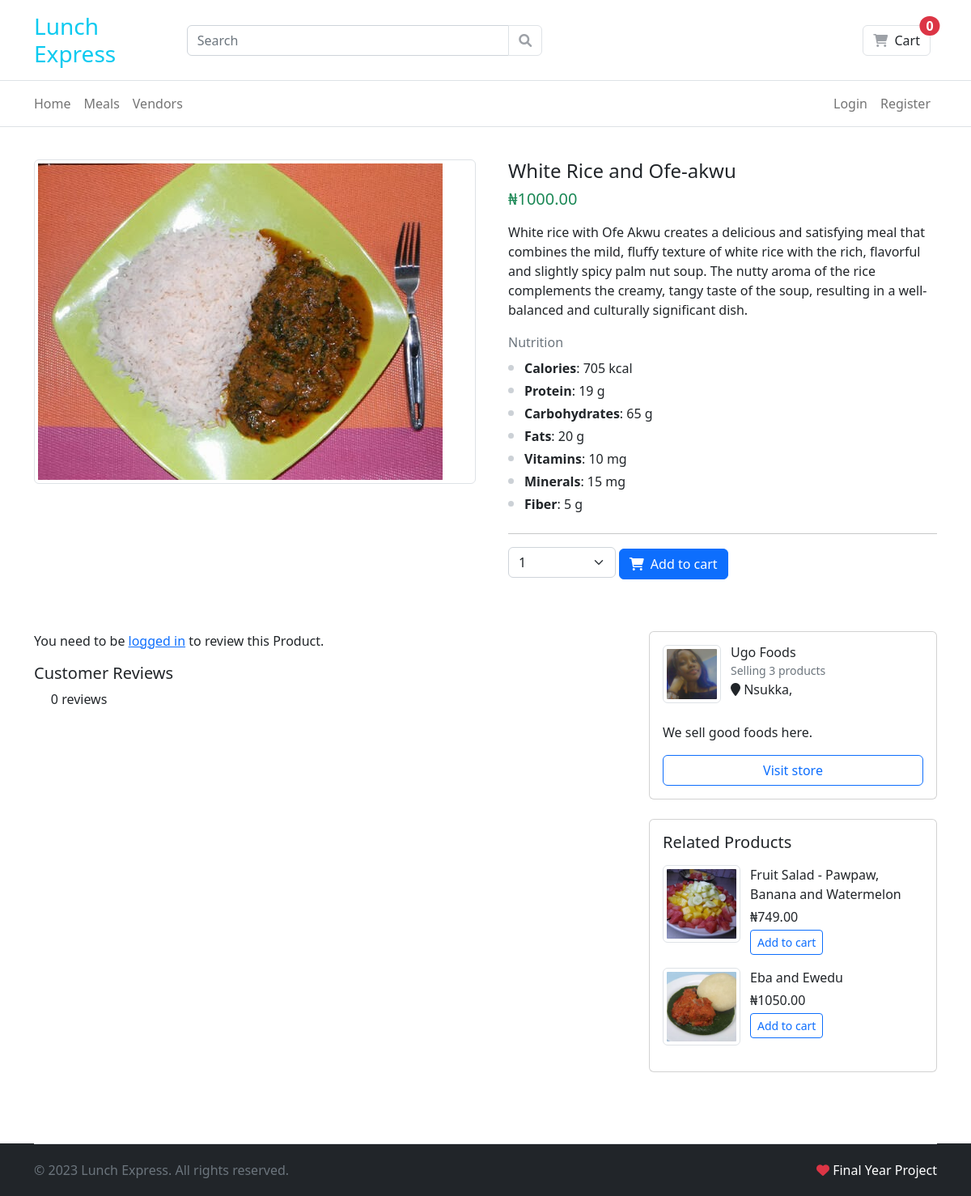
Screenshot of /products/white-rice-and-ofe-akwu/ with the database file from the repository.
### products/models.py (models this page shows, shortened)
class Product(models.Model):
    category = models.ForeignKey(
        Category, on_delete=models.PROTECT, related_name=_("products"))
    name = models.CharField(
        unique=True, max_length=255, db_index=True)
    slug = models.SlugField(
        unique=True, max_length=255, db_index=True)
    description = models.TextField()
    price = models.DecimalField(max_digits=7, decimal_places=2, verbose_name=_("price"))
    image = models.ImageField(upload_to="images/")
    calories = models.IntegerField(
        help_text="The amount of energy provided by the food.Example: 150 (kcal)")
    protein = models.IntegerField(
        help_text="The amount of protein in the food. Example: 8.5 (g)")
    carbohydrates = models.IntegerField(
        help_text="The total amount of carbohydrates in the food, including sugars, fiber, and starches. Example: 20.3 (g)")
    fats = models.IntegerField(
        help_text="The total amount of fats in the food, including saturated fats and unsaturated fats. Example: 5.2 (g)")
    vitamins = models.IntegerField(
        help_text="The amount of various vitamins present in the food. Example: Vitamin C: 10 mg, Vitamin A: 200 IU")
    minerals = models.IntegerField(
        help_text="The amount of various minerals present in the food. Example: Iron: 2.3 mg, Calcium: 120 mg")
    fiber = models.IntegerField(
        help_text="The amount of dietary fiber in the food. Example: 3.5 (g)")
    delivery_time = models.CharField(
        max_length=100,
        help_text="Time it will take for this food to be delivered.")
    vendor = models.ForeignKey(
        User,
        related_name=_("products"),
        on_delete=models.CASCADE
    )
    created = models.DateTimeField(auto_now_add=True)
    updated = models.DateTimeField(
        auto_now=True,
        verbose_name=_("date product last updated"),
        help_text=_("format: Y-m-d H:M:S"),
    )
    objects = models.Manager()
    active = ProductManager()
    class Meta:
        ordering = ("-created",)
        verbose_name = _("product")
        verbose_name_plural = _("products")
    def get_absolute_url(self):
        return reverse('products:detail',
                       kwargs={'slug': self.slug})
    def average_review(self):
        reviews = Review.objects.filter(
            product=self, is_visible=True).aggregate(average=Avg('rating'))
        avg = 0.0
        if reviews['average'] is not None:
            avg = float(reviews['average'])
        return avg
    def count_review(self):
        reviews = Review.objects.filter(
            product=self, is_visible=True).aggregate(count=Count('id'))
        count = 0
        if reviews['count'] is not None:
            count = int(reviews['count'])
        return count

### accounts/models.py (models this page shows, shortened)
class User(AbstractUser):
    is_vendor = models.BooleanField(default=False)
    is_customer = models.BooleanField(default=False)

class Vendor(models.Model):
    user = models.OneToOneField(
        User,
        on_delete=models.CASCADE,
        null=True,
        related_name='vendor')
    company_name = models.CharField(max_length=50)
    address = models.CharField(max_length=600)
    about = models.TextField()
    image = models.ImageField(upload_to='vendor/images')
    phone_number = models.CharField(max_length=11)

### products/views.py (the view)
# urls.py: path('<slug:slug>/', views.product_detail, name='detail'),
def product_detail(request, slug):
    if request.user.is_authenticated:
        if request.user.is_vendor:
            product = get_object_or_404(Product, slug=slug)
        else:
            product = get_object_or_404(Product, slug=slug)
    else:
        product = get_object_or_404(Product, slug=slug)
    cart_product_form = CartAddProductForm()
    reviews = product.reviews.filter(is_visible=True)
    if request.user.is_authenticated:
        try:
            user_review = Review.objects.get(
                user__id=request.user.id, product__slug=product.slug)
        except Review.DoesNotExist:
            user_review = None
    else:
        user_review = None
    if request.method == 'POST':
        review_form = ReviewForm(request.POST)
        if review_form.is_valid():
            review = review_form.save(commit=False)
            review.user = request.user
            review.product = product
            review.ip = request.META.get('REMOTE_ADDR')
            review.user_agent_data = request.META.get('HTTP_USER_AGENT')
            review.save()
            messages.success(
                request, "Thanks! Your review was submitted successfully.")
            return redirect('products:detail', product.slug)
        else:
            messages.warning(
                request, "An error occured while submitting your form, check below")
    else:
        review_form = ReviewForm()
    similar_products = Product.objects.filter(vendor=product.vendor).exclude(id=product.id)
    if len(similar_products) >= 4:
        similar_products = random.sample(similar_products, 4)
    template_name = "products/detail.html"
    context = {
        "product": product,
        "cart_product_form": cart_product_form,
        "reviews": reviews,
        "user_review": user_review,
        "review_form": review_form,
        "similar_products": similar_products,
    }
    return render(request, template_name, context)

### templates/products/detail.html (shortened to what this page needs)
{% extends 'base.html' %}
{% block content %}
<section class="padding-y">
    <div class="container">
        <div class="row">
            <aside class="col-lg-6">
                <article class="gallery-wrap">
                    <div class="1img-big-wrap img-thumbnail">
                        <img class="img-fluid" height="560" src="{{ product.image.url }}">
                    </div>
                </article>
            </aside>
            <main class="col-lg-6">
                <article class="ps-lg-3">
                    <h4 class="title text-dark">{{ product.name }}</h4>
                    <div class="mb-3">
                        <var class="price h5 text-success">&#8358;{{ product.price }}</var>
                    </div>
                    {{ product.description|linebreaks }}
                    <div class="text-muted mb-2">Nutrition </div>
                    <ul class="list-dots mb-4">
                        <li> <b>Calories</b>: {{ product.calories }} kcal </li>
                        <li> <b>Protein</b>: {{ product.protein }} g</li>
                        <li> <b>Carbohydrates</b>: {{ product.carbohydrates }} g</li>
                        <li> <b>Fats</b>: {{ product.fats }} g</li>
                        <li> <b>Vitamins</b>: {{ product.vitamins }} mg</li>
                        <li> <b>Minerals</b>: {{ product.minerals }} mg</li>
                        <li> <b>Fiber</b>: {{ product.fiber }} g</li>
                    </ul>
                    {% if not request.user.is_vendor %}
                    <hr>
                    <div class="row mb-3">
                        <div class="col">
                        <form action="{% url 'carts:cart_add' product.id %}" method="post">
                            {{ cart_product_form }}
                            <button type="submit" class="btn btn-primary"> <i class="me-1 fa fa-shopping-cart"></i> Add to cart </button>
                        </form></div>
                    </div>
                    {% endif %}
                </article>
            </main>
        </div>
        <div class="row my-5">
            <div class="col-md-8">
                {% if user.is_authenticated %}
                    {% if user_review is not None %}
                        <div class="card mb-5 bg-light">
                            <div class="card-body">
                                <blockquote>
                                    <div class="icontext">
                                        <div class="text">
                                            <h5 class="mb-1">Your Review</h5>
                                            <div class="rating-wrap">
                                                <div class="rating-star">
                                                    <span>
                                                        <i class="fa fa-star{% if user_review.rating == 0.5 %}-half-o{% elif user_review.rating < 1%}-o{% endif %}" aria-hidden="true"></i>
                                                        <i class="fa fa-star{% if user_review.rating == 1.5 %}-half-o{% elif user_review.rating < 2%}-o{% endif %}" aria-hidden="true"></i>
                                                        <i class="fa fa-star{% if user_review.rating == 2.5 %}-half-o{% elif user_review.rating < 3%}-o{% endif %}" aria-hidden="true"></i>
                                                        <i class="fa fa-star{% if user_review.rating == 3.5 %}-half-o{% elif user_review.rating < 4%}-o{% endif %}" aria-hidden="true"></i>
                                                        <i class="fa fa-star{% if user_review.rating == 4.5 %}-half-o{% elif user_review.rating < 5%}-o{% endif %}" aria-hidden="true"></i>
                                                    </span>
                                                </div>
                                                <small class="text-muted">Reviewed on {{ user_review.updated }} </small>
                                            </div>
                                        </div>
                                    </div>
                                    <div class="mt-3">
                                        <h6>{{ user_review.subject }}</h6>
                                        <p>{{ user_review.content|linebreaks }}</p>
                                    </div>
                                </blockquote>
                            </div>
                        </div>
                    {% elif product.vendor != request.user %}
                        <h5 id="review">Write Your Review</h5>
                        <p class="p-0 m-0"> How do you rate this product? </p>
                        <form action="." method="POST" class="mb-5" novalidate>
                            {% csrf_token %}
                            <div class="rate">
                                <input type="radio" name="rating" id="rating10" value="5" required><label for="rating10" title="5"></label>
                                <input type="radio" name="rating" id="rating9" value="4.5" required><label for="rating9" title="4.5" class="half"></label>
                                <input type="radio" name="rating" id="rating8" value="4" required><label for="rating8" title="4"></label>
                                <input type="radio" name="rating" id="rating7" value="3.5" required><label for="rating7" title="3.5" class="half"></label>
                                <input type="radio" name="rating" id="rating6" value="3" required><label for="rating6" title="3"></label>
                                <input type="radio" name="rating" id="rating5" value="2.5" required><label for="rating5" title="2.5" class="half"></label>
                                <input type="radio" name="rating" id="rating4" value="2" required><label for="rating4" title="2"></label>
                                <input type="radio" name="rating" id="rating3" value="1.5" required><label for="rating3" title="1.5" class="half"></label>
                                <input type="radio" name="rating" id="rating2" value="1" required><label for="rating2" title="1"></label>
                                <input type="radio" name="rating" id="rating1" value="0.5" required><label for="rating1" title="0.5" class="half"></label>
                            </div>
                            <div class="mb-3">
                                <label class="form-label" for="id_subject">Subject:</label>
                                <input type="text" name="subject" maxlength="100" placeholder="Enter your subject" class="form-control {% if review_form.subject.errors %}is-invalid{% endif %}" required id="id_subject" {% if review_form.subject.value != None %}value="{{ review_form.subject.value|stringformat:'s' }}"{% endif %}>
                                {% for error in review_form.subject.errors %}
                                <div class="invalid-feedback">
                                    {{ error }}
                                </div>
                                {% endfor %}
                            </div>
                            <div class="mb-3">
                                <label class="form-label" for="id_content">Content:</label>
                                <textarea name="content" rows="4" maxlength="500" class="form-control {% if review_form.content.errors %}is-invalid{% endif %}" required id="id_content" {% if review_form.content.value != None %}value="{{ review_form.content.value|stringformat:'s' }}"{% endif %}></textarea>
                                {% for error in review_form.content.errors %}
                                <div class="invalid-feedback">
                                    {{ error }}
                                </div>
                                {% endfor %}
                            </div>
                            <input type="submit" value="Submit Review" class="btn btn-primary">
                        </form>
                    {% endif %}
                {% else %}
                <p>You need to be <a href="{% url 'accounts:login' %}?next={% url 'products:detail' product.slug %}#review">logged in</a> to review this Product.</p>
                {% endif %}
                <header class="section-heading">
                    <h5>Customer Reviews</h5>
                    <div class="rating-star">
                        <span>
                            <span>{{ product.count_review }} review{{ product.count_review|pluralize }}</span>
                        </span>
                    </div>
                </header>
            </div>
            <div class="col-lg-4">
                <div class="card mb-4">
                    <div class="card-body">
                        <div class="itemside mb-4">
                            <div class="aside">
                                <img src="{{ product.vendor.vendor.image.url }}" width="60" height="60" class="img-sm img-thumbnail">
                            </div>
                            <div class="info">
                                <span class="h6 title">{{ product.vendor.vendor.company_name }}</span>
                                <small class="text-muted">Selling {{ product.vendor.products.count }} product{{ product.vendor.products.count|pluralize }}</small>
                                <p><i class="fa fa-map-marker"></i> {{ product.vendor.vendor.address }}, {{ product.vendor.vendor.state }}</p>
                            </div>
                        </div>
                        <p>{{ product.vendor.vendor.about|truncatechars:280 }}</p>
                        <a href="{% url 'accounts:vendor_profile' product.vendor.vendor.user.username %}" class="btn w-100 btn-outline-primary">Visit store</a>
                    </div>
                </div>
                <div class="card">
                    <div class="card-body">
                        <h5 class="card-title mb-3">Related Products</h5>
                        {% for p in similar_products %}
                        <article class="itemside mb-3">
                            <a href="{{ p.get_absolute_url }}" class="aside">
                                <img src="{{ p.image.url }}" class="img-md img-thumbnail">
                            </a>
                            <div class="info">
                                <a href="{{ p.get_absolute_url }}" class="title mb-1">{{ p.name }}</a>
                                <div class="price mb-1">&#8358;{{ p.price }}</div>
                                <a href="#" class="btn btn-outline-primary btn-sm"> Add to cart </a>
                            </div>
                        </article>
                        {% endfor %}
                    </div>
                </div>
            </div>
        </div>
    </div>
</section>
{% endblock %}

### rows the page displays
Product: image (picture), name "White Rice and Ofe-akwu", price "1000.00", description "White rice with Ofe Akwu creates a delicious and satisfying meal that combines the mild, fluffy texture of white rice with the rich, flavorful and slightly spicy palm nut soup. The nutty aroma of the rice complements the creamy, tangy taste of the soup, resulting in a well-balanced and culturally significant dish.", calories "705", protein "19", carbohydrates "65", fats "20", vitamins "10", minerals "15", fiber "5", count_review "0", vendor.vendor.image (picture), vendor.vendor.company_name "Ugo Foods", vendor.products.count "3", vendor.vendor.address "Nsukka", vendor.vendor.about "We sell good foods here."
Product: image (picture), name "Fruit Salad - Pawpaw, Banana and Watermelon", price "749.00"
Product: image (picture), name "Eba and Ewedu", price "1050.00"
